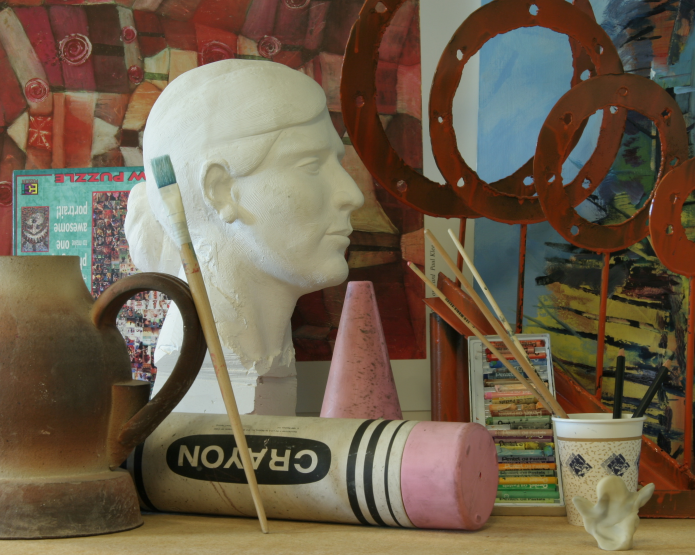
#> input picture U5/images/view0.png, 1390 x 1110 px (shown at 1/2 size); its folder holds 4 pictures in this run
$ python app.py
#> lines starting #> are read from the running program, lines starting #| are printed output that depends on the picture
### U5/Window.py
"""
OpenCV Window Helper
"""

import cv2


class Window:
    debugPrint = ''

    def __init__(self, name, scale=1, offset=(0, 0)):
        self.name = name
        self.scale = scale
        self.offset = offset

        cv2.namedWindow(name, cv2.WINDOW_KEEPRATIO)
        cv2.moveWindow(name, offset[0], offset[1])
        cv2.setWindowProperty(name, cv2.WND_PROP_TOPMOST, 1)
        print(
            f'(Window.init) Init new Window "{name}": Scale {scale}, Offset {offset}')

    def addTrackbar(self, name, range, onChange):
        if onChange == None:
            def onChange(_):
                pass
        cv2.createTrackbar(name, self.name, range[0], range[1], onChange)

    def setTrackbar(self, name, value):
        cv2.setTrackbarPos(name, self.name, value)

    def destroy(self):
        print(f'(Window.destroy) Destroy "{self.name}" window')
        cv2.destroyWindow(self.name)

    def show(self, imageName, image, withText=True):
        log = f'(Window.show) Show in "{self.name}" window: {imageName}'
        if log != self.debugPrint:
            self.debugPrint = log
            print(log)

        preview = cv2.resize(image, None, fx=self.scale,
                             fy=self.scale, interpolation=cv2.INTER_AREA)

        if (withText is True):
            if (len(preview.shape) < 3):
                preview = cv2.cvtColor(preview, cv2.COLOR_GRAY2BGR)

            preview = cv2.putText(preview, imageName.capitalize(
            ), (10, 15), cv2.FONT_HERSHEY_SIMPLEX, 0.5, (0, 255, 255), 1, cv2.LINE_AA)

        cv2.imshow(self.name, preview)

### U5/disparity.py
"""
Disparity
"""

import cv2
from numpy import float32
from ImageStore import ImageStore


def findDisparities(left, right, matcher, numDisparities, blockSize, preFilterSize, preFilterCap, textureThreshold, minDisparity):
    leftName, leftImage = left
    rightName, rightImage = right

    print(
        f'(findDisparities) Find Disparities ({leftName} -> {rightName}):\n\
                  [Matcher: {"SGBM" if matcher == 1 else "BM"}] [Disparity: {numDisparities}] [BlockSize: {blockSize}]\n\
                  [PreFilterSize: {preFilterSize}] [PreFilterCap: {preFilterCap}]\n\
                  [TextureThreshold: {textureThreshold}] [MinDisparity: {minDisparity}]')

    blockMatcher = None

    if matcher == 1:  # use SGBM
        blockMatcher = cv2.StereoSGBM_create(
            minDisparity=minDisparity, numDisparities=numDisparities, blockSize=blockSize, preFilterCap=preFilterCap)
    else:  # use default BM
        blockMatcher = cv2.StereoBM_create(
            numDisparities=numDisparities, blockSize=blockSize)
        blockMatcher.setPreFilterSize(preFilterSize)
        blockMatcher.setPreFilterCap(preFilterCap)
        blockMatcher.setTextureThreshold(textureThreshold)
        blockMatcher.setMinDisparity(minDisparity)

    computed = blockMatcher.compute(leftImage, rightImage)

    # normalize to 255 gray values
    computed = (computed.astype(float32)/16.0 - minDisparity) / numDisparities

    ImageStore.updateByName('disparity', computed)

### U5/ImageStore.py
"""
Image Store
"""

from typing import Dict
from numpy import ndarray


class ImageStore:
    images: Dict[str, ndarray] = {}

    @classmethod
    def getByName(self, name: str):
        return self.images.get(name)

    @classmethod
    def getByPosition(self, pos: int):
        return list(self.images.items())[pos]

    @classmethod
    def updateByName(self, name: str, image: ndarray):
        self.images.update({name: image})
        return self.getByName(name)

    @classmethod
    def size(self):
        return len(self.images)

### U5/app.py
"""
U5 app
"""

import cv2
from typing import Dict, List
from glob import glob
from os import path as ospath

from Window import Window
from ImageStore import ImageStore
from disparity import findDisparities


"""
Load Images
"""
imageCounter = 0
globPath = ospath.join(ospath.abspath('./images'), '*.png')

for file in sorted(glob(globPath)):
    baseImage = cv2.imread(file)
#> baseImage is the input picture: shape (1110, 1390, 3); mean B, G, R 76.1, 95.9, 111.1
    baseImageName = file.split('/')[-1].split('.')[0]
    ImageStore.updateByName(baseImageName, cv2.cvtColor(
        baseImage, cv2.COLOR_RGB2GRAY))
    imageCounter += 1
    print(f'(main) Image loaded: {baseImageName}')


"""
Trackbar functions
"""

TRACKBAR = {'MATCHER': 0, 'IMAGE': -1, 'NUMDISPARITIES': 16, 'BLOCKSIZE': 5, 'PREFILTERSIZE': 5,
            'PREFILTERCAP': 5, 'TEXTURETHRESHOLD': 10, 'MINDISPARITY': 5}
#> TRACKBAR = {'MATCHER': 0, 'IMAGE': -1, 'NUMDISPARITIES': 16, 'BLOCKSIZE': 5, 'PREFILTERSIZE': 5, 'PREFILTERCAP': 5, 'TEXTURETHRESHOLD': 10, 'MINDISPARITY': 5}


# [10 lines left out: function blockMatcherOnChange, not called in this run]


def rightImageOnChange(value):
    prev = TRACKBAR['IMAGE']
    if prev == value:
        return

    # print(f'(rightImageOnChange) {prev} to {value}')
    TRACKBAR['IMAGE'] = value

    rightImageName, rightImage = ImageStore.getByPosition(value + 1)
    rightImageWindow.show(rightImageName, rightImage)

    showDisparities()


# [70 lines left out: functions disparityOnChange, blockSizeOnChange, filterSizeOnChange, filterCapOnChange, tThresholdOnChange, minDisparityOnChange, not called in this run]


"""
Utils functions
"""

SAVED_CONFIGS: Dict[str, str] = {}


# [19 lines left out: function saveConfig, not called in this run]


def showDisparities():
    left = ImageStore.getByPosition(0)
    right = ImageStore.getByPosition(TRACKBAR['IMAGE'] + 1)

    findDisparities(
        left=left,
        right=right,
        matcher=TRACKBAR['MATCHER'],
        numDisparities=TRACKBAR['NUMDISPARITIES'],
        blockSize=TRACKBAR['BLOCKSIZE'],
        preFilterSize=TRACKBAR['PREFILTERSIZE'],
        preFilterCap=TRACKBAR['PREFILTERCAP'],
        textureThreshold=TRACKBAR['TEXTURETHRESHOLD'],
        minDisparity=TRACKBAR['MINDISPARITY']
    )

    disparityImage = ImageStore.getByName('disparity')
    disparityWindow.show('disparity', disparityImage, withText=False)


"""
Main function
"""

leftImageWindow = Window('Left Image', scale=0.3)
leftImageWindow.addTrackbar('Block Matcher ', (0, 1), blockMatcherOnChange)
leftImageWindow.addTrackbar(
    'Right Image ', (0, imageCounter - 2), rightImageOnChange)
leftImageWindow.addTrackbar('#Disparities ', (0, 30), disparityOnChange)
leftImageWindow.addTrackbar('Block Size ', (0, 20), blockSizeOnChange)
baseImageName, baseImage = ImageStore.getByPosition(0)
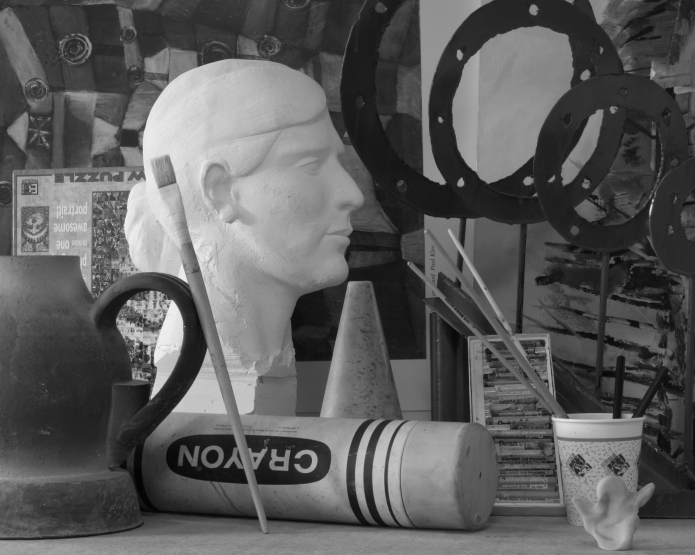
#> baseImage: shape (1110, 1390) (shown at 1/2 size); min 3, max 245, mean 91.7
leftImageWindow.show(baseImageName, baseImage)
#> in show, `preview = cv2.resize(image, None, fx=self.scale, fy=self.scale, interp..`:
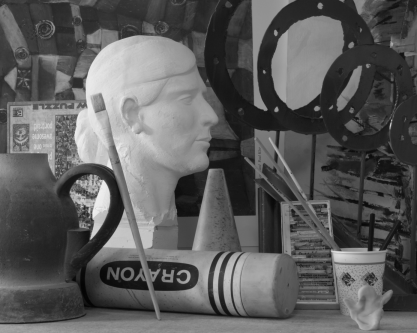
#> preview: shape (333, 417); min 3, max 239, mean 91.7
#> in show, `preview = cv2.putText(preview, imageName.capitalize( ), (10, 15), cv2...`:
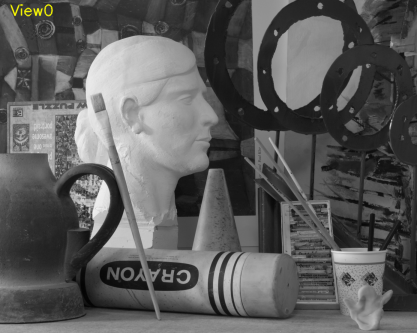
#> preview: shape (333, 417, 3); mean B, G, R 91.7, 91.9, 91.9

rightImageWindow = Window('Right Image', scale=0.3, offset=(0, 485))
rightImageName, rightImage = ImageStore.getByPosition(1)
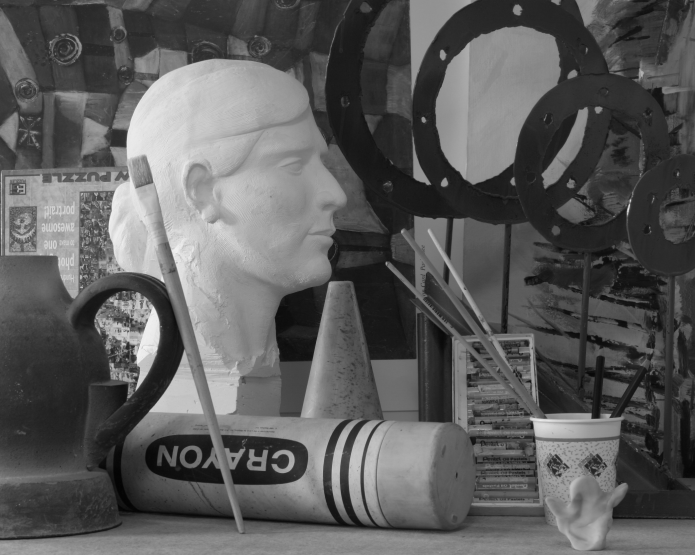
#> rightImage: shape (1110, 1390) (shown at 1/2 size); min 2, max 246, mean 91.5
rightImageWindow.show(rightImageName, rightImage)
#> call 2 of show, with imageName = 'view1', withText = True
#> in show (call 2), `preview = cv2.resize(image, None, fx=self.scale, fy=self.scale, interp..`:
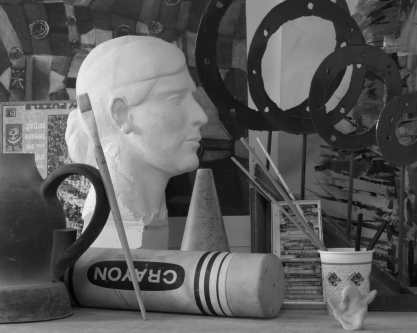
#> preview: shape (333, 417); min 3, max 240, mean 91.5
#> in show (call 2), `preview = cv2.putText(preview, imageName.capitalize( ), (10, 15), cv2...`:
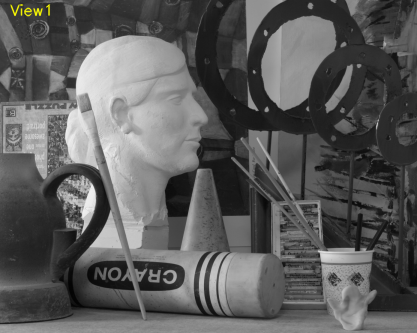
#> preview: shape (333, 417, 3); mean B, G, R 91.4, 91.6, 91.6

disparityWindow = Window('Disparity', offset=(420, 0))
disparityWindow.addTrackbar('PreFilterSize', (2, 25), filterSizeOnChange)
disparityWindow.addTrackbar('PreFilterCap', (5, 62), filterCapOnChange)
disparityWindow.addTrackbar('TextureThreshold', (10, 100), tThresholdOnChange)
disparityWindow.addTrackbar('MinDisparity', (5, 25), minDisparityOnChange)

rightImageOnChange(0)
#> in rightImageOnChange, `prev = TRACKBAR['IMAGE']`: prev = -1
#> in findDisparities, `computed = blockMatcher.compute(leftImage, rightImage)`:
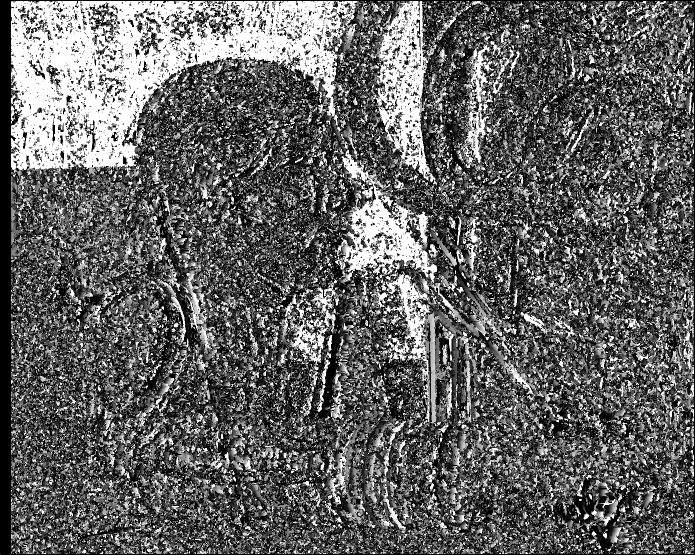
#> computed: shape (1110, 1390) int16 (shown at 1/2 size); min 64, max 320, mean 162.9; drawn with min black and max white


print("\n\n---> Press 'ESC' to exit or 'P' to save current trackbar config.")
print('---> Awaiting input...\n\n')

while True:
    key = cv2.waitKey(0)
#> (key Esc is pressed here)
    if key == 112:  # key "P"
        saveConfig()
    if key == 27:  # key "ESC"
        break

[print("(main) Saved trackbar config for right image '{0}':\n       {1}".format(name, prints))
 for [name, prints] in sorted(SAVED_CONFIGS.items())]

print('(main) Closing all windows.')
cv2.destroyAllWindows()
